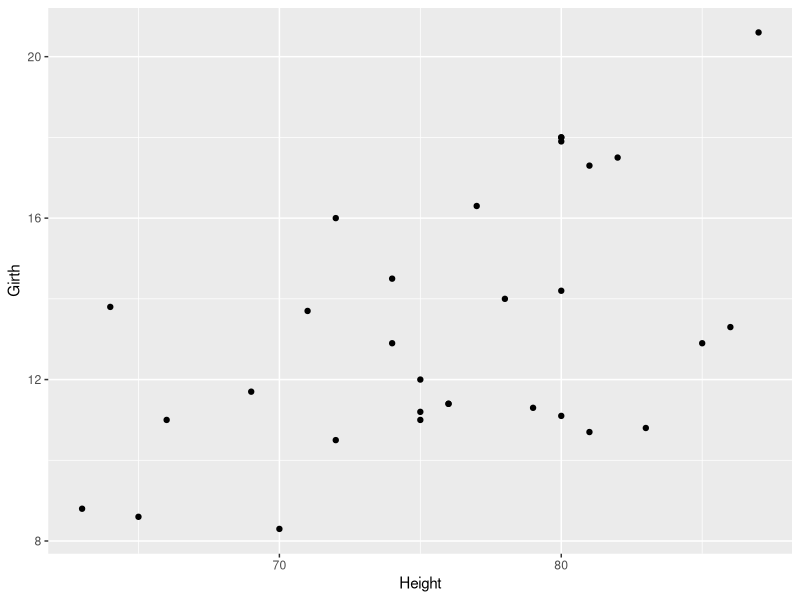

The R script that drew this image:
## ---- chunk 1
library('tidyverse')
## ---- chunk 2
data(trees)
?trees
## ---- chunk 3
ggplot(data = trees) +
  geom_point(mapping = aes(x = Height, y = Girth))
